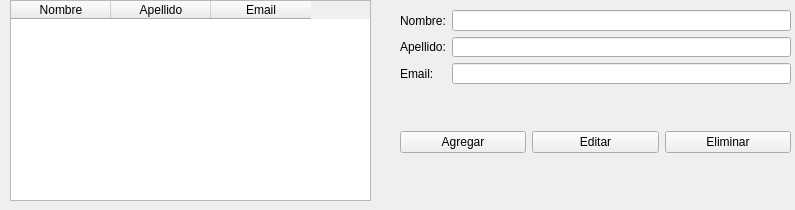
<?xml version="1.0" encoding="UTF-8"?>
<ui version="4.0">
 <class>MainWindow</class>
 <widget class="QMainWindow" name="MainWindow">
  <property name="geometry">
   <rect>
    <x>0</x>
    <y>0</y>
    <width>795</width>
    <height>210</height>
   </rect>
  </property>
  <property name="windowTitle">
   <string>MainWindow</string>
  </property>
  <widget class="QWidget" name="centralwidget">
   <widget class="QTableWidget" name="tablaDatos">
    <property name="geometry">
     <rect>
      <x>10</x>
      <y>0</y>
      <width>361</width>
      <height>201</height>
     </rect>
    </property>
    <column>
     <property name="text">
      <string>Nombre</string>
     </property>
    </column>
    <column>
     <property name="text">
      <string>Apellido</string>
     </property>
    </column>
    <column>
     <property name="text">
      <string>Email</string>
     </property>
    </column>
   </widget>
   <widget class="QWidget" name="layoutWidget">
    <property name="geometry">
     <rect>
      <x>400</x>
      <y>10</y>
      <width>391</width>
      <height>74</height>
     </rect>
    </property>
    <layout class="QFormLayout" name="datos">
     <item row="0" column="0">
      <widget class="QLabel" name="label">
       <property name="text">
        <string>Nombre:</string>
       </property>
      </widget>
     </item>
     <item row="0" column="1">
      <widget class="QLineEdit" name="nombre"/>
     </item>
     <item row="1" column="0">
      <widget class="QLabel" name="label_2">
       <property name="text">
        <string>Apellido:</string>
       </property>
      </widget>
     </item>
     <item row="1" column="1">
      <widget class="QLineEdit" name="apellido"/>
     </item>
     <item row="2" column="0">
      <widget class="QLabel" name="label_3">
       <property name="text">
        <string>Email:</string>
       </property>
      </widget>
     </item>
     <item row="2" column="1">
      <widget class="QLineEdit" name="email"/>
     </item>
    </layout>
   </widget>
   <widget class="QWidget" name="layoutWidget">
    <property name="geometry">
     <rect>
      <x>400</x>
      <y>130</y>
      <width>391</width>
      <height>25</height>
     </rect>
    </property>
    <layout class="QHBoxLayout" name="horizontalLayout">
     <item>
      <widget class="QPushButton" name="btnAgregar">
       <property name="text">
        <string>Agregar</string>
       </property>
      </widget>
     </item>
     <item>
      <widget class="QPushButton" name="btnEditar">
       <property name="text">
        <string>Editar</string>
       </property>
      </widget>
     </item>
     <item>
      <widget class="QPushButton" name="btnEliminar">
       <property name="text">
        <string>Eliminar</string>
       </property>
      </widget>
     </item>
    </layout>
   </widget>
  </widget>
 </widget>
 <resources/>
 <connections/>
</ui>
